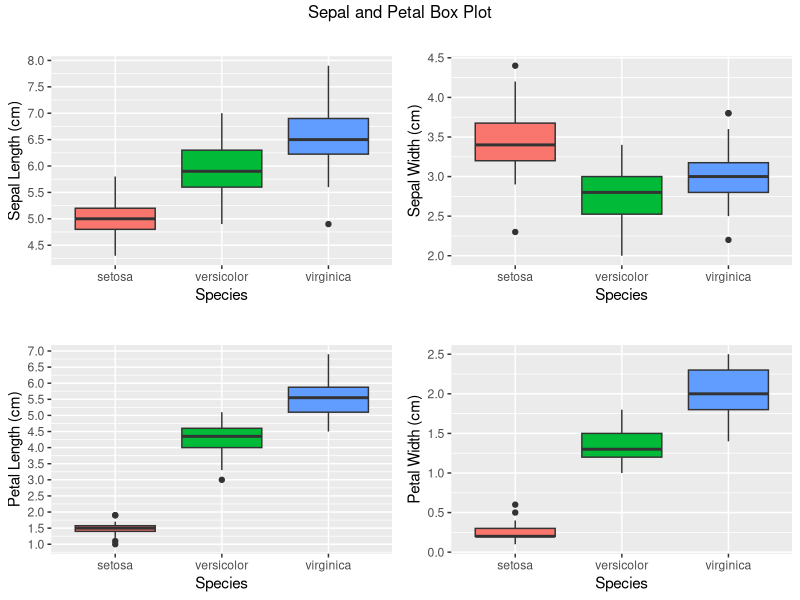

Write R code to recreate this figure.
library(ggplot2)
library(grid)
library(gridExtra)
library(plyr)
library(MASS)

#Checkout IRIS Data
dim(iris)
summary(iris)

#Box Plot Visualisation of variables.
BpSl <- ggplot(iris, aes(Species, Sepal.Length, fill=Species)) + 
  geom_boxplot()+
  scale_y_continuous("Sepal Length (cm)", breaks= seq(0,30, by=.5))+
  theme(legend.position="none")

BpSw <-  ggplot(iris, aes(Species, Sepal.Width, fill=Species)) + 
  geom_boxplot()+
  scale_y_continuous("Sepal Width (cm)", breaks= seq(0,30, by=.5))+
  theme(legend.position="none")

BpPl <- ggplot(iris, aes(Species, Petal.Length, fill=Species)) + 
  geom_boxplot()+
  scale_y_continuous("Petal Length (cm)", breaks= seq(0,30, by=.5))+
  theme(legend.position="none")

BpPw <-  ggplot(iris, aes(Species, Petal.Width, fill=Species)) + 
  geom_boxplot()+
  scale_y_continuous("Petal Width (cm)", breaks= seq(0,30, by=.5))+
  theme(legend.position="none")

grid.arrange(BpSl  + ggtitle(""),
             BpSw  + ggtitle(""),
             BpPl + ggtitle(""),
             BpPw + ggtitle(""),
             nrow = 2,
             top = textGrob("Sepal and Petal Box Plot")
)

#Split Train & Test Data

index=sample(1:nrow(iris),size=0.6*nrow(iris))
iris.train=iris[index,]
iris.test=iris[-index,]
dim(iris.train)
dim(iris.test)

#LDA model

fit.LDA = lda( Species ~ .-Species, iris.train)
fit.LDA

pred.LDA=predict(fit.LDA,iris.test[,1:4])$class
final.LDA=cbind(iris.test,pred.LDA)
table(final.LDA$Species,pred.LDA)

final.LDA$isTrue<- ifelse((final.LDA$Species==pred.LDA),1,0)
accuracy=(sum(final.LDA$isTrue==1)/nrow(final.LDA))
accuracy
